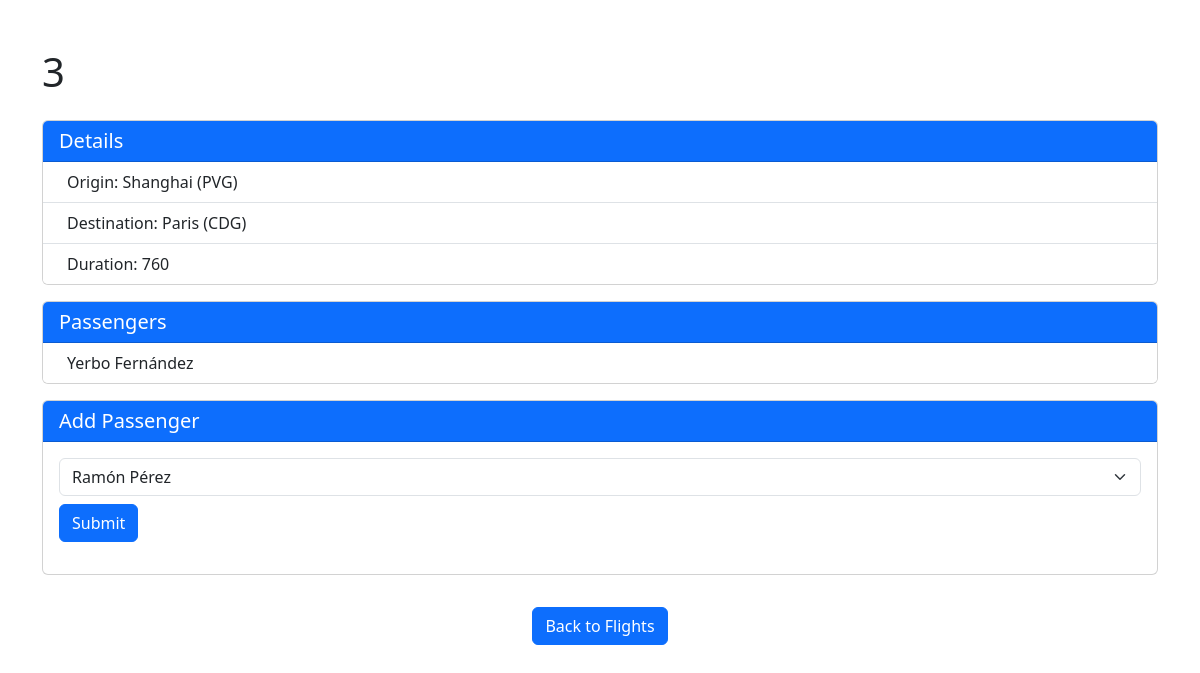
The page /flights/3 on the database its author committed.
### flights/models.py (models this page shows, shortened)
class Flight(models.Model):
    origin = models.ForeignKey(Airport, on_delete=models.CASCADE, related_name="departures")
    destination = models.ForeignKey(Airport, on_delete=models.CASCADE, related_name="arrivals")
    duration = models.IntegerField()

class Airport(models.Model):
    code = models.CharField(max_length=3)
    city = models.CharField(max_length=64)
    def __str__(self):
        return f"{self.city} ({self.code})"

class Passenger(models.Model):
    first = models.CharField(max_length=64)
    last = models.CharField(max_length=64)
    flights = models.ManyToManyField(Flight, blank=True, related_name="passengers")
    def __str__ (self):
        return f"{self.first} {self.last}"

### flights/views.py (the view)
# urls.py: path("<int:flight_id>", views.flight, name="flight"),
def flight(request, flight_id):
    flight = Flight.objects.get(pk=flight_id)
    return render(request, "flights/flight.html", {
        "flight": flight,
        "passengers": flight.passengers.all(),
        "non_passengers": Passenger.objects.exclude(flights=flight).all()
    })

### flights/templates/flights/flight.html (shortened to what this page needs)
{% extends "flights/layout.html" %}
{% block body %}
<div class="container mt-5">
    <h1 class="mb-4">{{ flight.id }}</h1>
    <div class="card mb-3">
        <div class="card-header bg-primary text-white">
            <h2 class="h5 mb-0">Details</h2>
        </div>
        <ul class="list-group list-group-flush">
                <li class="list-group-item d-flex justify-content-between align-items-center">
                    <span>
                        Origin: {{ flight.origin }}
                    </span>
                </li>
                <li class="list-group-item d-flex justify-content-between align-items-center">
                    <span>
                        Destination: {{ flight.destination }}
                    </span>
                </li>
                <li class="list-group-item d-flex justify-content-between align-items-center">
                    <span>
                        Duration: {{ flight.duration }}
                    </span>
                </li>
        </ul>
    </div>
    <div class="card mb-3">
        <div class="card-header bg-primary text-white">
            <h2 class="h5 mb-0">Passengers</h2>
        </div>
        <ul class="list-group list-group-flush">
            {% for passenger in passengers %}
                <li class="list-group-item d-flex justify-content-between align-items-center">
                    <span>
                        {{ passenger }}
                    </span>
                </li>
            {% endfor %}
        </ul>
    </div>
    <div class="card mb-3">
        <div class="card-header bg-primary text-white">
            <h2 class="h5 mb-0">Add Passenger</h2>
        </div>
        <div class="card-body">
            <form action="{% url 'book' flight.id %}" method="POST">
                <div class="mb-3">
                    <select name="passenger" class="form-select">
                        {% for passenger in non_passengers %}
                            <option value="{{ passenger.id }}">{{ passenger }}</option>
                        {% endfor %}
                    </select>
                    <input type="submit" class="btn btn-primary mt-2">
                </div>
            </form>
        </div>
    </div>
</div>
<div class="d-flex justify-content-center">
    <a href="{% url 'index' %}" class="btn btn-primary mt-3">Back to Flights</a>
</div>
{% endblock %}

### rows shown on the page
Flight: id "3", origin "Shanghai (PVG)", destination "Paris (CDG)", duration "760"
Passenger: first+last "Yerbo Fernández"

### other values the page prints
form field passenger "Ramón Pérez"
